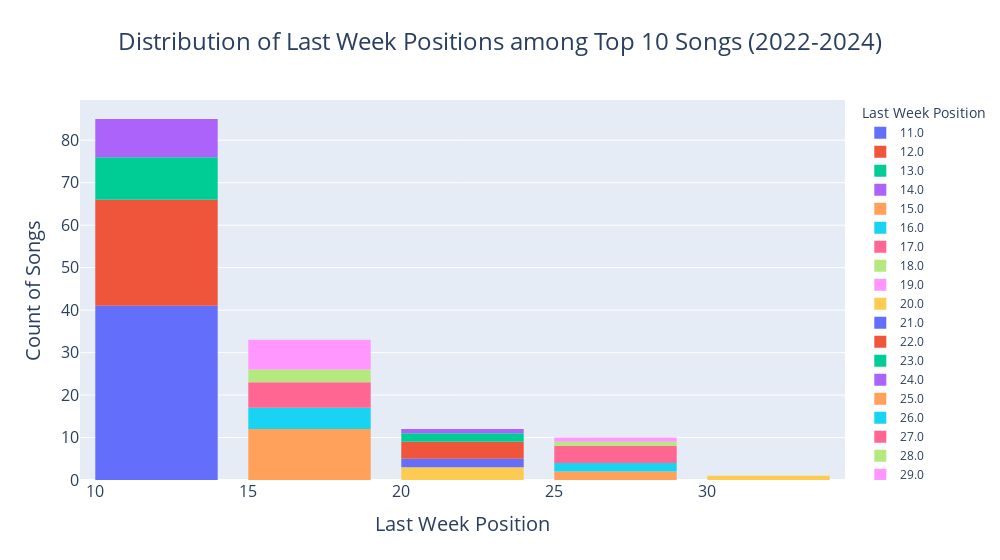

The notebook cell saved with this chart:
### Code cell
# Distribution of Last Week Positions among Top 10 Songs (2022-2024)
# Create a histogram
fig = px.histogram(
    last_week_position_sorted,
    x='Last Week Position',
    y='Count of Songs',
    color='Last Week Position',
    title='Distribution of Last Week Positions among Top 10 Songs (2022-2024)',
    width=1000
)

# Customize the chart
fig.update_layout(
    title_font=dict(size=24),
    title_x=0.5,
    xaxis_title='Last Week Position',
    yaxis_title='Count of Songs',
    xaxis_title_font=dict(size=20),
    yaxis_title_font=dict(size=20),
    xaxis=dict(
        tickfont=dict(size=16),
    ),
    yaxis=dict(
        tickfont=dict(size=16)
    ),
    hoverlabel=dict(
        font=dict(
            family="Arial",
            size=14
        )
    ),
    bargap=0.2
)

# Show the chart
fig.show()

### Figure 1 — Plotly figure (JSON) as saved in the notebook; plotly's stock layout.template omitted (floating-point values rounded to 4 significant figures)
{"data": [{"alignmentgroup": "True", "bingroup": "x", "histfunc": "sum", "hovertemplate": "Last Week Position=%{x}<br>sum of Count of Songs=%{y}<extra></extra>", "legendgroup": "11.0", "marker": {"color": "#636efa", "pattern": {"shape": ""}}, "name": "11.0", "offsetgroup": "11.0", "orientation": "v", "showlegend": true, "type": "histogram", "x": [11], "xaxis": "x", "y": [41], "yaxis": "y"}, {"alignmentgroup": "True", "bingroup": "x", "histfunc": "sum", "hovertemplate": "Last Week Position=%{x}<br>sum of Count of Songs=%{y}<extra></extra>", "legendgroup": "12.0", "marker": {"color": "#EF553B", "pattern": {"shape": ""}}, "name": "12.0", "offsetgroup": "12.0", "orientation": "v", "showlegend": true, "type": "histogram", "x": [12], "xaxis": "x", "y": [25], "yaxis": "y"}, {"alignmentgroup": "True", "bingroup": "x", "histfunc": "sum", "hovertemplate": "Last Week Position=%{x}<br>sum of Count of Songs=%{y}<extra></extra>", "legendgroup": "13.0", "marker": {"color": "#00cc96", "pattern": {"shape": ""}}, "name": "13.0", "offsetgroup": "13.0", "orientation": "v", "showlegend": true, "type": "histogram", "x": [13], "xaxis": "x", "y": [10], "yaxis": "y"}, {"alignmentgroup": "True", "bingroup": "x", "histfunc": "sum", "hovertemplate": "Last Week Position=%{x}<br>sum of Count of Songs=%{y}<extra></extra>", "legendgroup": "14.0", "marker": {"color": "#ab63fa", "pattern": {"shape": ""}}, "name": "14.0", "offsetgroup": "14.0", "orientation": "v", "showlegend": true, "type": "histogram", "x": [14], "xaxis": "x", "y": [9], "yaxis": "y"}, {"alignmentgroup": "True", "bingroup": "x", "histfunc": "sum", "hovertemplate": "Last Week Position=%{x}<br>sum of Count of Songs=%{y}<extra></extra>", "legendgroup": "15.0", "marker": {"color": "#FFA15A", "pattern": {"shape": ""}}, "name": "15.0", "offsetgroup": "15.0", "orientation": "v", "showlegend": true, "type": "histogram", "x": [15], "xaxis": "x", "y": [12], "yaxis": "y"}, {"alignmentgroup": "True", "bingroup": "x", "histfunc": "sum", "hovertemplate": "Last Week Position=%{x}<br>sum of Count of Songs=%{y}<extra></extra>", "legendgroup": "16.0", "marker": {"color": "#19d3f3", "pattern": {"shape": ""}}, "name": "16.0", "offsetgroup": "16.0", "orientation": "v", "showlegend": true, "type": "histogram", "x": [16], "xaxis": "x", "y": [5], "yaxis": "y"}, {"alignmentgroup": "True", "bingroup": "x", "histfunc": "sum", "hovertemplate": "Last Week Position=%{x}<br>sum of Count of Songs=%{y}<extra></extra>", "legendgroup": "17.0", "marker": {"color": "#FF6692", "pattern": {"shape": ""}}, "name": "17.0", "offsetgroup": "17.0", "orientation": "v", "showlegend": true, "type": "histogram", "x": [17], "xaxis": "x", "y": [6], "yaxis": "y"}, {"alignmentgroup": "True", "bingroup": "x", "histfunc": "sum", "hovertemplate": "Last Week Position=%{x}<br>sum of Count of Songs=%{y}<extra></extra>", "legendgroup": "18.0", "marker": {"color": "#B6E880", "pattern": {"shape": ""}}, "name": "18.0", "offsetgroup": "18.0", "orientation": "v", "showlegend": true, "type": "histogram", "x": [18], "xaxis": "x", "y": [3], "yaxis": "y"}, {"alignmentgroup": "True", "bingroup": "x", "histfunc": "sum", "hovertemplate": "Last Week Position=%{x}<br>sum of Count of Songs=%{y}<extra></extra>", "legendgroup": "19.0", "marker": {"color": "#FF97FF", "pattern": {"shape": ""}}, "name": "19.0", "offsetgroup": "19.0", "orientation": "v", "showlegend": true, "type": "histogram", "x": [19], "xaxis": "x", "y": [7], "yaxis": "y"}, {"alignmentgroup": "True", "bingroup": "x", "histfunc": "sum", "hovertemplate": "Last Week Position=%{x}<br>sum of Count of Songs=%{y}<extra></extra>", "legendgroup": "20.0", "marker": {"color": "#FECB52", "pattern": {"shape": ""}}, "name": "20.0", "offsetgroup": "20.0", "orientation": "v", "showlegend": true, "type": "histogram", "x": [20], "xaxis": "x", "y": [3], "yaxis": "y"}, {"alignmentgroup": "True", "bingroup": "x", "histfunc": "sum", "hovertemplate": "Last Week Position=%{x}<br>sum of Count of Songs=%{y}<extra></extra>", "legendgroup": "21.0", "marker": {"color": "#636efa", "pattern": {"shape": ""}}, "name": "21.0", "offsetgroup": "21.0", "orientation": "v", "showlegend": true, "type": "histogram", "x": [21], "xaxis": "x", "y": [2], "yaxis": "y"}, {"alignmentgroup": "True", "bingroup": "x", "histfunc": "sum", "hovertemplate": "Last Week Position=%{x}<br>sum of Count of Songs=%{y}<extra></extra>", "legendgroup": "22.0", "marker": {"color": "#EF553B", "pattern": {"shape": ""}}, "name": "22.0", "offsetgroup": "22.0", "orientation": "v", "showlegend": true, "type": "histogram", "x": [22], "xaxis": "x", "y": [4], "yaxis": "y"}, {"alignmentgroup": "True", "bingroup": "x", "histfunc": "sum", "hovertemplate": "Last Week Position=%{x}<br>sum of Count of Songs=%{y}<extra></extra>", "legendgroup": "23.0", "marker": {"color": "#00cc96", "pattern": {"shape": ""}}, "name": "23.0", "offsetgroup": "23.0", "orientation": "v", "showlegend": true, "type": "histogram", "x": [23], "xaxis": "x", "y": [2], "yaxis": "y"}, {"alignmentgroup": "True", "bingroup": "x", "histfunc": "sum", "hovertemplate": "Last Week Position=%{x}<br>sum of Count of Songs=%{y}<extra></extra>", "legendgroup": "24.0", "marker": {"color": "#ab63fa", "pattern": {"shape": ""}}, "name": "24.0", "offsetgroup": "24.0", "orientation": "v", "showlegend": true, "type": "histogram", "x": [24], "xaxis": "x", "y": [1], "yaxis": "y"}, {"alignmentgroup": "True", "bingroup": "x", "histfunc": "sum", "hovertemplate": "Last Week Position=%{x}<br>sum of Count of Songs=%{y}<extra></extra>", "legendgroup": "25.0", "marker": {"color": "#FFA15A", "pattern": {"shape": ""}}, "name": "25.0", "offsetgroup": "25.0", "orientation": "v", "showlegend": true, "type": "histogram", "x": [25], "xaxis": "x", "y": [2], "yaxis": "y"}, {"alignmentgroup": "True", "bingroup": "x", "histfunc": "sum", "hovertemplate": "Last Week Position=%{x}<br>sum of Count of Songs=%{y}<extra></extra>", "legendgroup": "26.0", "marker": {"color": "#19d3f3", "pattern": {"shape": ""}}, "name": "26.0", "offsetgroup": "26.0", "orientation": "v", "showlegend": true, "type": "histogram", "x": [26], "xaxis": "x", "y": [2], "yaxis": "y"}, {"alignmentgroup": "True", "bingroup": "x", "histfunc": "sum", "hovertemplate": "Last Week Position=%{x}<br>sum of Count of Songs=%{y}<extra></extra>", "legendgroup": "27.0", "marker": {"color": "#FF6692", "pattern": {"shape": ""}}, "name": "27.0", "offsetgroup": "27.0", "orientation": "v", "showlegend": true, "type": "histogram", "x": [27], "xaxis": "x", "y": [4], "yaxis": "y"}, {"alignmentgroup": "True", "bingroup": "x", "histfunc": "sum", "hovertemplate": "Last Week Position=%{x}<br>sum of Count of Songs=%{y}<extra></extra>", "legendgroup": "28.0", "marker": {"color": "#B6E880", "pattern": {"shape": ""}}, "name": "28.0", "offsetgroup": "28.0", "orientation": "v", "showlegend": true, "type": "histogram", "x": [28], "xaxis": "x", "y": [1], "yaxis": "y"}, {"alignmentgroup": "True", "bingroup": "x", "histfunc": "sum", "hovertemplate": "Last Week Position=%{x}<br>sum of Count of Songs=%{y}<extra></extra>", "legendgroup": "29.0", "marker": {"color": "#FF97FF", "pattern": {"shape": ""}}, "name": "29.0", "offsetgroup": "29.0", "orientation": "v", "showlegend": true, "type": "histogram", "x": [29], "xaxis": "x", "y": [1], "yaxis": "y"}, {"alignmentgroup": "True", "bingroup": "x", "histfunc": "sum", "hovertemplate": "Last Week Position=%{x}<br>sum of Count of Songs=%{y}<extra></extra>", "legendgroup": "30.0", "marker": {"color": "#FECB52", "pattern": {"shape": ""}}, "name": "30.0", "offsetgroup": "30.0", "orientation": "v", "showlegend": true, "type": "histogram", "x": [30], "xaxis": "x", "y": [1], "yaxis": "y"}], "layout": {"bargap": 0.2, "barmode": "relative", "hoverlabel": {"font": {"family": "Arial", "size": 14}}, "legend": {"title": {"text": "Last Week Position"}, "tracegroupgap": 0}, "title": {"font": {"size": 24}, "text": "Distribution of Last Week Positions among Top 10 Songs (2022-2024)", "x": 0.5}, "width": 1000, "xaxis": {"anchor": "y", "categoryarray": [11, 12, 13, 14, 15, 16, 17, 18, 19, 20, 21, 22, 23, 24, 25, 26, 27, 28, 29, 30], "categoryorder": "array", "domain": [0, 1], "tickfont": {"size": 16}, "title": {"font": {"size": 20}, "text": "Last Week Position"}}, "yaxis": {"anchor": "x", "domain": [0, 1], "tickfont": {"size": 16}, "title": {"font": {"size": 20}, "text": "Count of Songs"}}}}
